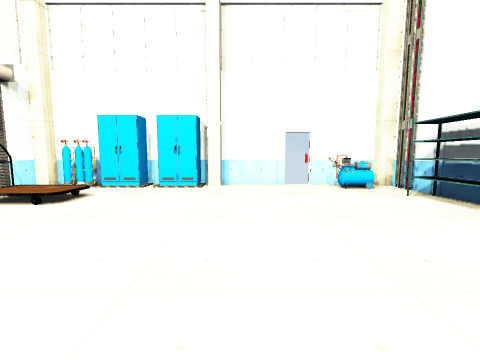
view 1 (above)

12 first-person views from a walk through a scene from a Unity 3-D project. The camera is 1.2 m above the floor, tilts 6° down and sees 90° across. Doors are open. The floor is counted in squares, 1 m on a side. Each view is taken from the middle of a square. On the plan, view 1 faces up. The plan holds only what a view shows up to about 12 squares ahead; the rest is blank. The player is left out. Some animated figures are not drawn. Some surface patterns are stand-ins.

view 2
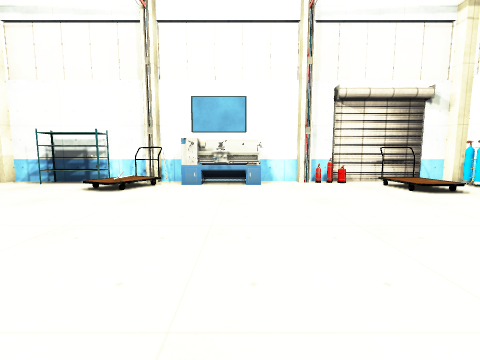

view 3
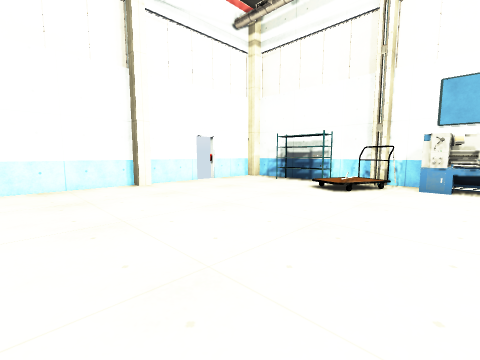

view 4
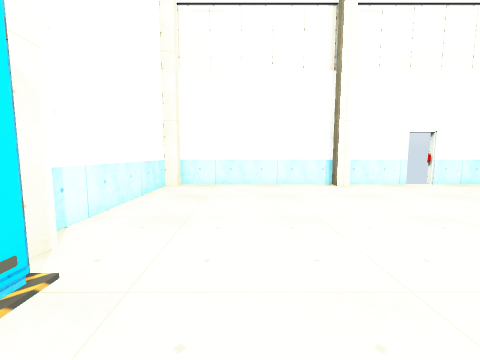

view 5
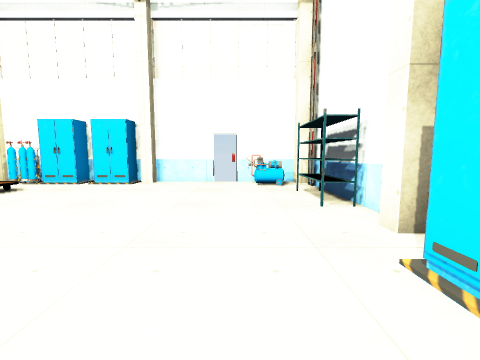

view 6
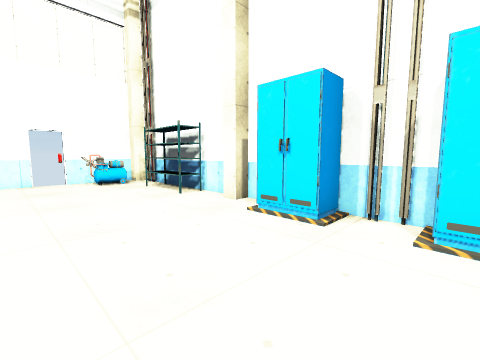

view 7
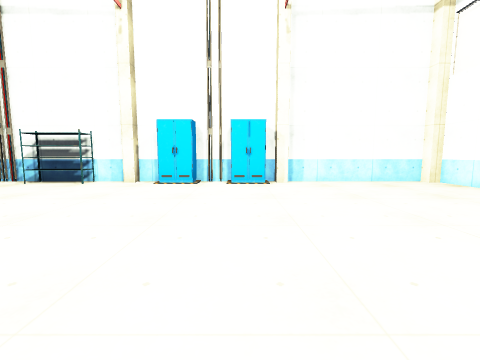

view 8
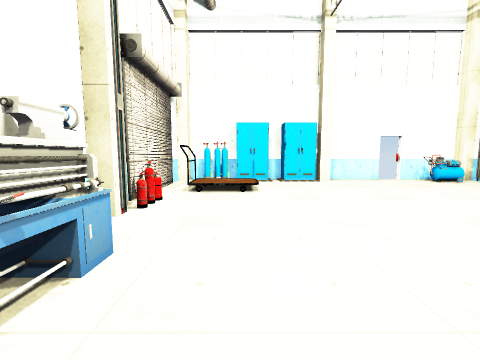

view 9
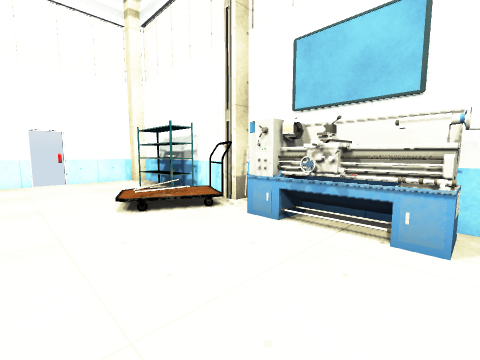

view 10
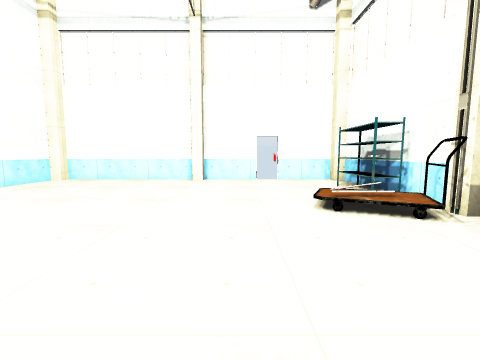

view 11
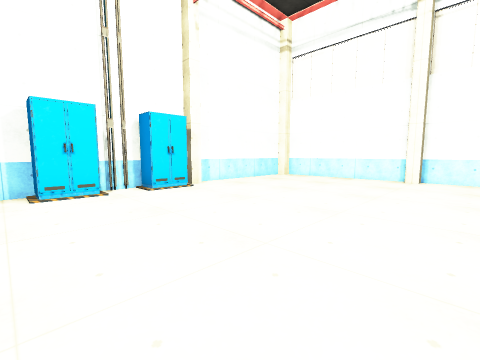

view 12
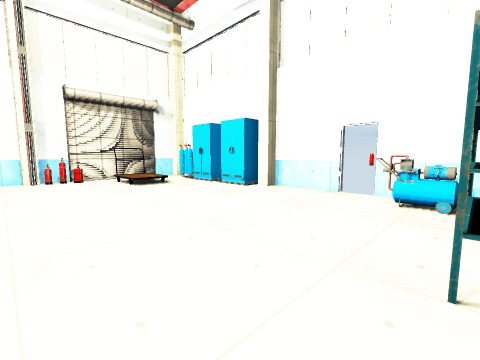

### Floor plan
Key: @ floor where view 1 was taken; # wall or solid block; . main floor; : floor 0.25 m higher than the main floor; / step, stairs or slope; D open door; = window, fence, low wall or low ledge; O other object.
Columns run from 8 left of view 1 to 6 right of it. Each row starts with its distance up from view 1.
 10   ########DD#
  9 ####O#O#...####
  8 #.............#
  7 #O//.........##
  6 #O::.........##
  5 #............##
  4 #=............#
  3 ##............#
  2 #.............#
  1 #O...........O#
  0 #O......@....##
 -1 #O............#
 -2 #O...........O#
 -3 OO...........##
 -4 #O//..........#
 -5 #///..........#
 -6 ##............#
 -7 ##............#
 -8 ##............#
 -9 #.............#
-10 #.............#
-11 ###DD##########

Where each view was taken, in squares from view 1:
view 1: 0 up, 0 right, facing up
view 2: 0 up, 3 right, facing left
view 3: 1 down, 3 right, facing down-left
view 4: 1 down, 3 right, facing down
view 5: 1 down, 3 right, facing up
view 6: 2 down, 1 right, facing up-right
view 7: 2 down, 5 left, facing right
view 8: 2 down, 5 left, facing up
view 9: 1 up, 3 left, facing down-left
view 10: 1 up, 3 left, facing down
view 11: 2 up, 3 left, facing down-right
view 12: 2 up, 5 right, facing up-left
